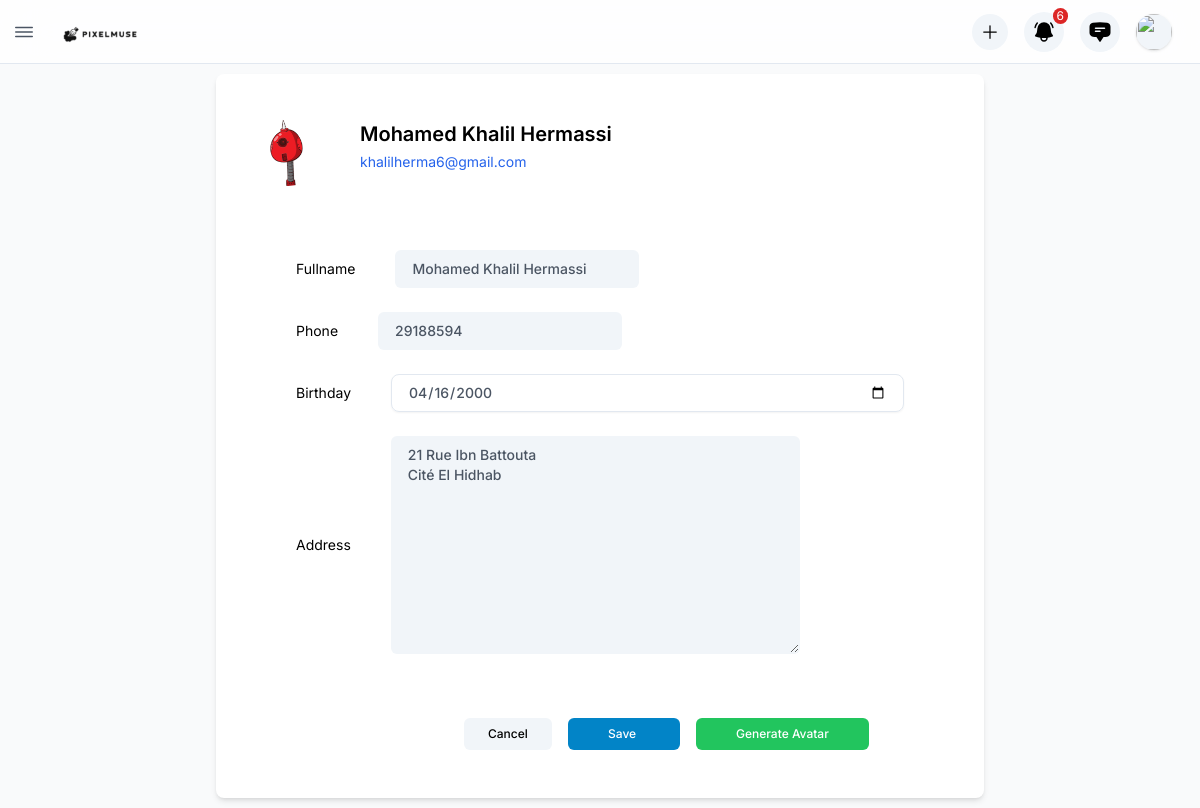
/profile/ (signed in), run on an earlier commit of the app's database.
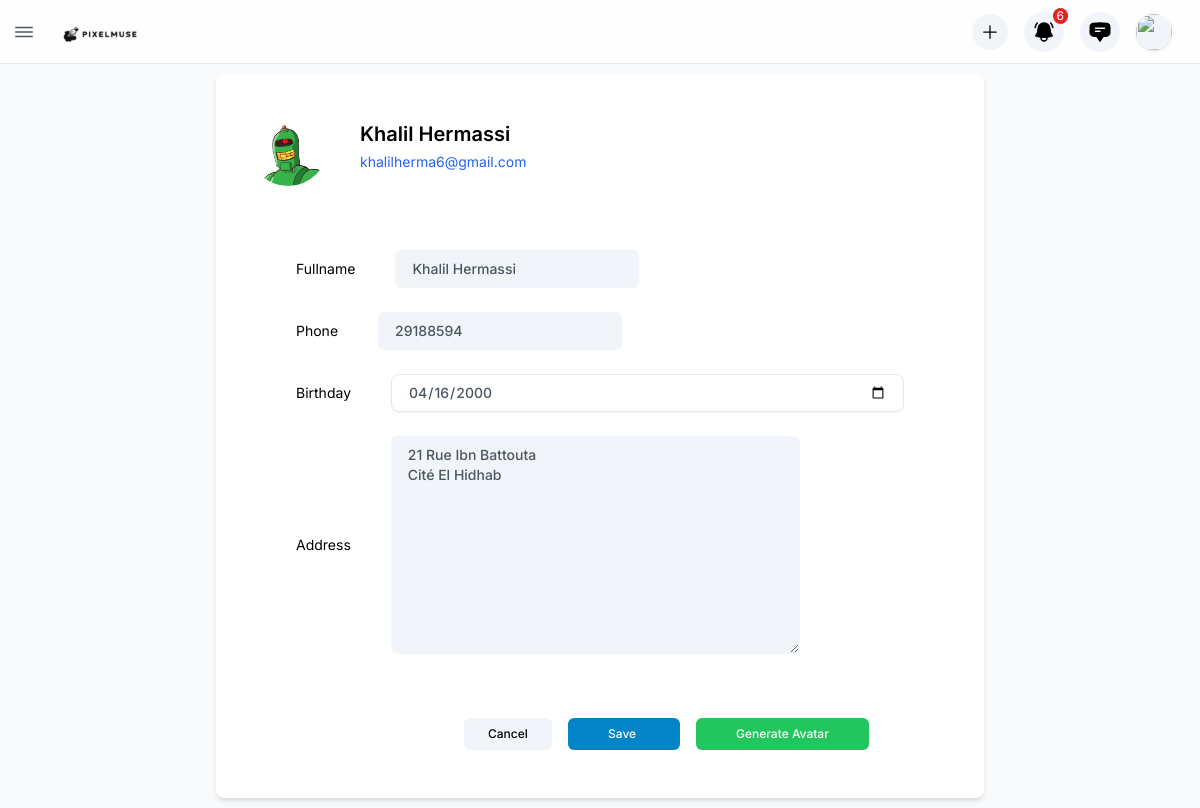
And on a later commit of the database.
### users/models.py (models this page shows, shortened)
class User(AbstractBaseUser, PermissionsMixin):
    email = models.EmailField(unique=True)
    fullname = models.CharField(max_length=255)
    phone = models.CharField(max_length=20, blank=True, null=True)
    birthday = models.DateField(blank=True, null=True)
    address = models.TextField(blank=True, null=True)
    role = models.CharField(max_length=10, choices=[('admin', 'Admin'), ('user', 'User'),('support','Support')])
    is_active = models.BooleanField(default=True)
    is_staff = models.BooleanField(default=False)
    user_photo = models.ImageField(upload_to='user_photos/', blank=True, null=True)
    objects = UserManager()
    USERNAME_FIELD = 'email'
    REQUIRED_FIELDS = ['fullname']

### users/views.py (the view)
# urls.py: path('profile/', views.update_user, name='update_user'),
@login_required
def update_user(request):
    user = request.user
    if request.method == 'POST':
        form = UserUpdateForm(request.POST, request.FILES, instance=user)
        if form.is_valid():
            form.save()
            if request.POST.get('generate_avatar'):
                try:
                    avatar_file = generate_avatar(user.fullname)
                    if avatar_file:
                        user.user_photo.save(avatar_file.name, avatar_file)
                        user.save()
                        messages.success(request, "Avatar généré avec succès!")
                    else:
                        messages.error(request, "Erreur lors de la génération de l'avatar.")
                except requests.ConnectionError:
                    messages.error(request, "Erreur de connexion à l'API d'avatar.")
            request.session['full_name'] = user.fullname
            request.session['userphoto'] = user.user_photo.url if user.user_photo else None
            return redirect('update_user')
    else:
        form = UserUpdateForm(instance=user)
    return render(request, 'ProfileFront.html', {
        'form': form,
        'user': user,
        'MEDIA_URL': settings.MEDIA_URL
    })

### users/forms.py (shortened to what this page needs)
class UserUpdateForm(forms.ModelForm):
    birthday = forms.DateField(
        widget=forms.DateInput(attrs={
            'type': 'date',
            'class': '!w-full !rounded-lg !bg-transparent !shadow-sm !border-slate-200 dark:!border-slate-800 dark:!bg-white/5',
        }),
        required=False
    )
    class Meta:
        model = User
        fields = ['fullname', 'phone', 'birthday', 'address', 'user_photo']
    def __init__(self, *args, **kwargs):
        super(UserUpdateForm, self).__init__(*args, **kwargs)
        self.fields['user_photo'].required = False

### templates/ProfileFront.html (shortened to what this page needs)
{% extends "base.html" %}
{% load static %}
{% block content %}
<main id="site__main" class="2xl:ml-[--w-side]  xl:ml-[--w-side-sm] p-2.5 h-[calc(100vh-var(--m-top))] mt-[--m-top]">
    <div class="max-w-3xl mx-auto">
        <div class="box relative rounded-lg shadow-md">
<form method="POST" enctype="multipart/form-data">
    <div class="flex md:gap-8 gap-4 items-center md:p-8 p-6 md:pb-4">
        <div class="relative md:w-20 md:h-20 w-12 h-12 shrink-0">
            <label for="file" class="cursor-pointer">
                <img id="img" src="{% if user.user_photo %}{{ MEDIA_URL }}{{ user.user_photo }}{% else %}{% static 'images/avatars/avatar-3.jpg' %}{% endif %}" class="object-cover w-full h-full rounded-full" alt="User Photo"/>
            </label>
        </div>
        <div class="flex-1">
            <h3 class="md:text-xl text-base font-semibold text-black dark:text-white">{{ user.fullname }}</h3>
            <p class="text-sm text-blue-600 mt-1 font-normal">{{ user.email }}</p>
        </div>
    </div>
    <div class="md:py-12 md:px-20 p-6 overflow-hidden text-black text-sm">
        <div>
            <div class="space-y-6">
                <div class="md:flex items-center gap-10">
                    {{ form.fullname.label }}
                    {{ form.fullname }}
                </div>
                <div class="md:flex items-center gap-10">
                    {{ form.phone.label }}
                    {{ form.phone }}
                </div>
                <div class="md:flex items-center gap-10">
                    {{ form.birthday.label }}
                    {{ form.birthday }}
                </div>
                <div class="md:flex items-center gap-10">
                    {{ form.address.label }}
                    {{ form.address }}
                </div>
            </div>
            <div class="flex items-center gap-4 mt-16 lg:pl-[10.5rem]">
                <button type="button" class="button lg:px-6 bg-secondery max-md:flex-1" onclick="window.history.back();">Cancel</button>
                <button type="submit" class="button lg:px-10 bg-primary text-white max-md:flex-1">Save </button>
                <button type="submit" name="generate_avatar" value="true" class="button lg:px-10 bg-green-500 text-white max-md:flex-1">Generate Avatar</button>
            </div>
        </div>
    </div>
</form>
        </div>
    </div>
</main>
{% endblock %}

What changed in the data, as far as the page shows it:
changed User "khalilherma6@gmail.com": user_photo: a different picture; fullname "Mohamed Khalil Hermassi" → "Khalil Hermassi"
